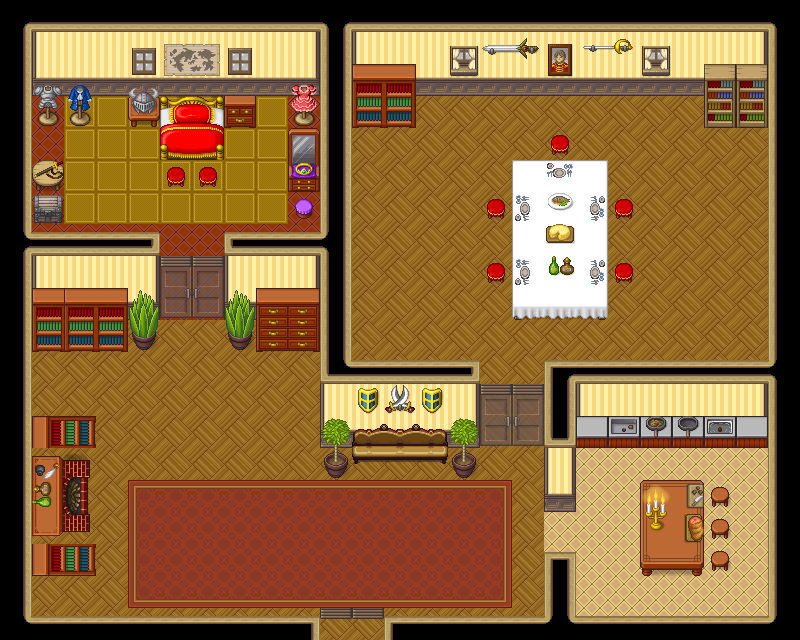

A 2D game scene composited from a Tiled map and its tileset images. What follows is a short description and the map's XML, with each tile layer's data collapsed to a summary:
An orthogonal 25x20 tile map with 32x32 px tiles, 9 tile layers (Below player, Collisions, Fringe transparent, Fringe non-transparent, ...), 6 tilesets and 4 objects (Start, Character Picker, Waypoint, Container).

<map version="1.5" tiledversion="1.6.0" orientation="orthogonal" renderorder="right-down" compressionlevel="0" width="25" height="20" tilewidth="32" tileheight="32" infinite="0" nextlayerid="17" nextobjectid="7">
 <editorsettings>
  <export target="../../../src/assets/exported-maps/house.json" format="json" />
 </editorsettings>
 <tileset firstgid="1" source="../tilesets/base.tsx" />
 <tileset firstgid="953" source="../tilesets/castle.tsx" />
 <tileset firstgid="1121" source="../tilesets/base-addition.tsx" />
 <tileset firstgid="1889" source="../tilesets/wall-up.tsx" />
 <tileset firstgid="1985" source="../tilesets/icon-item-set.tsx" />
 <tileset firstgid="2369" source="../tilesets/base-separated-2.tsx" />
 <group id="13" name="Layer 1">
  <layer id="7" name="Below player" width="25" height="20">
   <data>[500 cells, 436 non-empty, 3 distinct tile ids]</data>
  </layer>
  <layer id="1" name="Collisions" width="25" height="20">
   <properties>
    <property name="hasCollisions" type="bool" value="true" />
   </properties>
   <data>[500 cells, 165 non-empty, 34 distinct tile ids]</data>
  </layer>
  <layer id="8" name="Fringe transparent" width="25" height="20" opacity="0.8">
   <properties>
    <property name="fringe" type="bool" value="true" />
   </properties>
   <data>[500 cells, 8 non-empty, 2 distinct tile ids]</data>
  </layer>
  <layer id="9" name="Fringe non-transparent" width="25" height="20">
   <properties>
    <property name="fringe" type="bool" value="true" />
   </properties>
   <data>[500 cells, 51 non-empty, 11 distinct tile ids]</data>
  </layer>
 </group>
 <group id="14" name="Layer 2">
  <layer id="15" name="Below player" width="25" height="20">
   <data>[500 cells, 28 non-empty, 1 distinct tile ids]</data>
  </layer>
  <layer id="3" name="Collisions" width="25" height="20">
   <properties>
    <property name="hasCollisions" type="bool" value="true" />
   </properties>
   <data>[500 cells, 154 non-empty, 81 distinct tile ids]</data>
  </layer>
  <layer id="10" name="Fringe non-transparent" width="25" height="20">
   <properties>
    <property name="fringe" type="bool" value="true" />
   </properties>
   <data>[500 cells, 8 non-empty, 4 distinct tile ids]</data>
  </layer>
  <layer id="11" name="Fringe transparent" width="25" height="20" opacity="0.8">
   <properties>
    <property name="fringe" type="bool" value="true" />
   </properties>
   <data>[500 cells, 0 non-empty, 0 distinct tile ids]</data>
  </layer>
 </group>
 <group id="16" name="Layer 3">
  <layer id="4" name="Collisions" width="25" height="20">
   <data>[500 cells, 12 non-empty, 12 distinct tile ids]</data>
  </layer>
 </group>
 <objectgroup id="5" name="Objects">
  <object id="1" name="Start" x="368" y="560">
   <point />
  </object>
  <object id="6" name="Character Picker" x="288" y="160" width="32" height="32" />
 </objectgroup>
 <objectgroup id="6" name="Waypoints">
  <object id="3" name="Caltor" type="Waypoint" x="320" y="608" width="64" height="32">
   <properties>
    <property name="location" value="Caltor" />
   </properties>
  </object>
 </objectgroup>
 <objectgroup id="12" name="Containers" offsetx="0" offsety="-32">
  <object id="4" name="Ring" type="Container" gid="2118" x="32" y="160" width="32" height="32">
   <properties>
    <property name="disableWhenEmpty" type="bool" value="true" />
    <property name="instantPickup" type="bool" value="true" />
    <property name="items" value="[{&quot;itemId&quot;: &quot;smoldering-ring&quot;, &quot;quantity&quot;: 1}]" />
   </properties>
  </object>
 </objectgroup>
</map>
